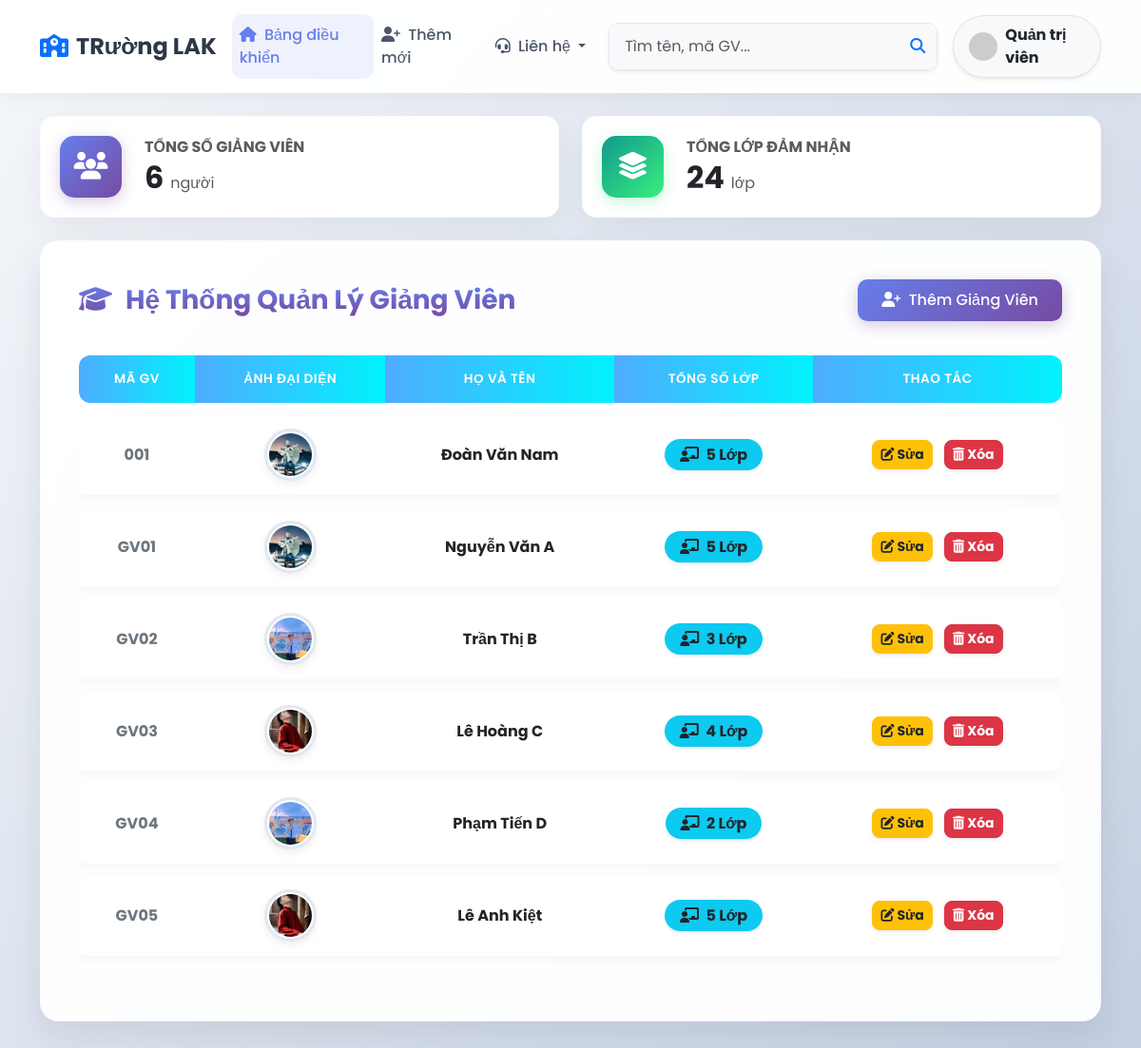
The page / on the database its author committed.
### tables this page shows
CREATE TABLE `giangvien` (
  `IDGV` varchar(20) NOT NULL,
  `Fullname` varchar(100) NOT NULL,
  `Image` varchar(255) NOT NULL,
  `SumClass` int(11) NOT NULL
);

### index.php (the view, shortened to what this page needs)
<?php
require_once 'db.php';
$sql_stats = "SELECT COUNT(IDGV) as TotalGV, SUM(SumClass) as TotalClass FROM GiangVien";
$result_stats = $conn->query($sql_stats);
$stats = $result_stats->fetch_assoc();
$totalGV = $stats['TotalGV'] ? $stats['TotalGV'] : 0;
$totalClass = $stats['TotalClass'] ? $stats['TotalClass'] : 0;
$search = isset($_GET['search']) ? trim($_GET['search']) : '';
?>
<!DOCTYPE html>
<html lang="vi">
<head>
    <link href="https://cdn.jsdelivr.net/npm/bootstrap@5.3.0/dist/css/bootstrap.min.css" rel="stylesheet">
    <link rel="stylesheet" href="https://cdnjs.cloudflare.com/ajax/libs/font-awesome/6.4.0/css/all.min.css">
    <link rel="stylesheet" href="style.css">
</head>
<body>
    <nav class="navbar navbar-expand-lg custom-navbar mb-4 sticky-top">
        <div class="container">
            <a class="navbar-brand" href="index.php">
                <i class="fas fa-school text-primary me-2"></i>TRường LAK
            </a>
            <div class="collapse navbar-collapse" id="navbarNav">
                <ul class="navbar-nav ms-auto align-items-center">
                    <li class="nav-item">
                        <a class="nav-link active" href="index.php"><i class="fas fa-home me-1"></i> Bảng điều khiển</a>
                    </li>
                    <li class="nav-item">
                        <a class="nav-link" href="add.php"><i class="fas fa-user-plus me-1"></i> Thêm mới</a>
                    </li>
                    <li class="nav-item dropdown ms-lg-2 mt-2 mt-lg-0">
                        <a class="nav-link dropdown-toggle" href="#" id="contactDropdown" role="button" data-bs-toggle="dropdown" aria-expanded="false">
                            <i class="fas fa-headset me-1"></i> Liên hệ
                        </a>
                    </li>
                    <li class="nav-item ms-lg-3 mt-2 mt-lg-0">
                        <form class="d-flex" method="GET" action="index.php">
                            <div class="input-group shadow-sm" style="border-radius: 10px; overflow: hidden; border: 1px solid #e2e8f0;">
                                <input type="text" class="form-control border-0 bg-light px-3" name="search" placeholder="Tìm tên, mã GV..." value="<?= htmlspecialchars($search) ?>">
                                <button class="btn btn-light border-0 text-primary" type="submit"><i class="fas fa-search"></i></button>
                            </div>
                        </form>
                    </li>
                    <li class="nav-item ms-lg-3 mt-3 mt-lg-0">
                        <span class="d-flex align-items-center bg-light rounded-pill px-3 py-2 border shadow-sm">
                            <img src="https://ui-avatars.com/api/?name=Admin&background=667eea&color=fff" class="rounded-circle me-2" width="30">
                            <span class="fw-bold text-dark">Quản trị viên</span>
                        </span>
                    </li>
                </ul>
            </div>
        </div>
    </nav>
    <div class="container">
        <div class="row mb-4">
            <div class="col-md-6 mb-3 mb-md-0">
                <div class="stat-card">
                    <div class="stat-icon">
                        <i class="fas fa-users"></i>
                    </div>
                    <div class="ms-4">
                        <h6 class="text-muted fw-bold text-uppercase mb-1">Tổng Số Giảng Viên</h6>
                        <h2 class="fw-bold mb-0 text-dark"><?= $totalGV ?> <span class="fs-6 text-muted fw-normal">người</span></h2>
                    </div>
                </div>
            </div>
            <div class="col-md-6">
                <div class="stat-card">
                    <div class="stat-icon bg-success-gradient">
                        <i class="fas fa-layer-group"></i>
                    </div>
                    <div class="ms-4">
                        <h6 class="text-muted fw-bold text-uppercase mb-1">Tổng Lớp Đảm Nhận</h6>
                        <h2 class="fw-bold mb-0 text-dark"><?= $totalClass ?> <span class="fs-6 text-muted fw-normal">lớp</span></h2>
                    </div>
                </div>
            </div>
        </div>
        <div class="custom-card mt-0">
            <div class="d-flex justify-content-between align-items-center mb-4">
                <h3 class="fw-bold mb-0 text-primary" style="background: -webkit-linear-gradient(#667eea, #764ba2); -webkit-background-clip: text; -webkit-text-fill-color: transparent;">
                    <i class="fas fa-graduation-cap me-2"></i>
                    <?= $search != '' ? 'Kết Quả Tìm Kiếm: "' . htmlspecialchars($search) . '"' : 'Hệ Thống Quản Lý Giảng Viên' ?>
                </h3>
                <a href="add.php" class="btn btn-gradient-primary">
                    <i class="fas fa-user-plus me-1"></i> Thêm Giảng Viên
                </a>
            </div>
            <div class="table-responsive">
                <table class="table table-custom text-center">
                    <thead>
                        <tr>
                            <th>Mã GV</th>
                            <th>Ảnh Đại Diện</th>
                            <th>Họ và Tên</th>
                            <th>Tổng Số Lớp</th>
                            <th>Thao Tác</th>
                        </tr>
                    </thead>
                    <tbody>
                        <?php
                        if ($search != '') {
                            $sql = "SELECT * FROM GiangVien WHERE Fullname LIKE '%$search%' OR IDGV LIKE '%$search%' ORDER BY IDGV ASC";
                        } else {
                            $sql = "SELECT * FROM GiangVien ORDER BY IDGV ASC";
                        }
                        $result = $conn->query($sql);
                        if ($result->num_rows > 0) {
                            while ($row = $result->fetch_assoc()) {
                                echo "<tr>
                                        <td class='fw-bold text-secondary'>{$row['IDGV']}</td>
                                        <td><img src='uploads/{$row['Image']}' alt='avatar' class='avatar-img'></td>
                                        <td class='fw-bold text-dark'>{$row['Fullname']}</td>
                                        <td><span class='badge rounded-pill bg-info text-dark px-3 py-2 fs-6 shadow-sm'><i class='fas fa-chalkboard-user me-1'></i> {$row['SumClass']} Lớp</span></td>
                                        <td>
                                            <a href='edit.php?id={$row['IDGV']}' class='btn btn-sm btn-warning rounded-3 me-2 shadow-sm text-dark fw-bold'><i class='fas fa-edit'></i> Sửa</a>
                                            <a href='delete.php?id={$row['IDGV']}' class='btn btn-sm btn-danger rounded-3 shadow-sm fw-bold' onclick='return confirm(\"Bạn có chắc chắn muốn xóa giảng viên này?\")'><i class='fas fa-trash-alt'></i> Xóa</a>
                                        </td>
                                      </tr>";
                            }
                        }
                        ?>
                    </tbody>
                </table>
            </div>
        </div>
    </div>
</body>
</html>

### style.css (style rules this page uses)
body { font-family: 'Poppins', sans-serif; background: linear-gradient(135deg, #f5f7fa 0%, #c3cfe2 100%); min-height: 100vh; color: #2d3748; }
.custom-card { background: rgba(255, 255, 255, 0.95); border-radius: 20px; border: 1px solid rgba(255, 255, 255, 0.6); box-shadow: 0 15px 35px rgba(0, 0, 0, 0.08); backdrop-filter: blur(10px); padding: 2.5rem; margin-top: 3rem; margin-bottom: 3rem; }
.table-custom { border-collapse: separate; border-spacing: 0 12px; }
.table-custom thead th { background: linear-gradient(to right, #4facfe 0%, #00f2fe 100%); color: white; border: none; padding: 15px; font-weight: 600; text-transform: uppercase; font-size: 0.85rem; letter-spacing: 0.5px; }
.table-custom thead th:first-child { border-top-left-radius: 12px; border-bottom-left-radius: 12px; }
.table-custom thead th:last-child { border-top-right-radius: 12px; border-bottom-right-radius: 12px; }
.table-custom tbody tr { background: #ffffff; box-shadow: 0 4px 10px rgba(0,0,0,0.03); transition: all 0.3s ease; }
.table-custom tbody tr td { vertical-align: middle; border: none; padding: 15px; }
.table-custom tbody tr td:first-child { border-top-left-radius: 12px; border-bottom-left-radius: 12px; }
.table-custom tbody tr td:last-child { border-top-right-radius: 12px; border-bottom-right-radius: 12px; }
.avatar-img { width: 55px; height: 55px; object-fit: cover; border-radius: 50%; border: 3px solid #e2e8f0; padding: 2px; background: white; box-shadow: 0 4px 8px rgba(0,0,0,0.06); }
.btn-gradient-primary { background: linear-gradient(135deg, #667eea 0%, #764ba2 100%); color: white; border: none; border-radius: 10px; padding: 10px 25px; font-weight: 500; transition: all 0.3s ease; box-shadow: 0 4px 15px rgba(118, 75, 162, 0.3); }
.form-control { border-radius: 10px; padding: 12px 15px; border: 1px solid #e2e8f0; background-color: #f8fafc; transition: all 0.3s; }
.input-group .form-control { border-left: none; }
.custom-navbar { background: rgba(255, 255, 255, 0.95); backdrop-filter: blur(10px); box-shadow: 0 4px 20px rgba(0, 0, 0, 0.05); padding: 15px 0; }
.custom-navbar .navbar-brand { font-weight: 700; color: #2d3748 !important; font-size: 1.5rem; }
.custom-navbar .nav-link { font-weight: 500; color: #4a5568 !important; padding: 10px 20px; border-radius: 10px; transition: all 0.3s ease; }
.custom-navbar .nav-link:hover, .custom-navbar .nav-link.active { background: rgba(102, 126, 234, 0.1); color: #667eea !important; }
.stat-card { background: #fff; border-radius: 15px; padding: 20px; box-shadow: 0 10px 30px rgba(0, 0, 0, 0.05); display: flex; align-items: center; transition: transform 0.3s ease; border: 1px solid rgba(0, 0, 0, 0.02); }
.stat-icon { width: 65px; height: 65px; border-radius: 15px; display: flex; align-items: center; justify-content: center; font-size: 1.8rem; color: white; background: linear-gradient(135deg, #667eea 0%, #764ba2 100%); box-shadow: 0 4px 15px rgba(118, 75, 162, 0.3); }
.stat-icon.bg-success-gradient { background: linear-gradient(135deg, #11998e 0%, #38ef7d 100%); box-shadow: 0 4px 15px rgba(56, 239, 125, 0.3); }

### rows shown on the page
giangvien: IDGV "001", Image (picture), Fullname "Đoàn Văn Nam", SumClass "5"
giangvien: IDGV "GV01", Image (picture), Fullname "Nguyễn Văn A", SumClass "5"
giangvien: IDGV "GV02", Image (picture), Fullname "Trần Thị B", SumClass "3"
giangvien: IDGV "GV03", Image (picture), Fullname "Lê Hoàng C", SumClass "4"
giangvien: IDGV "GV04", Image (picture), Fullname "Phạm Tiến D", SumClass "2"
giangvien: IDGV "GV05", Image (picture), Fullname "Lê Anh Kiệt", SumClass "5"

### other values the page prints
$totalGV "6"
$totalClass "24"
